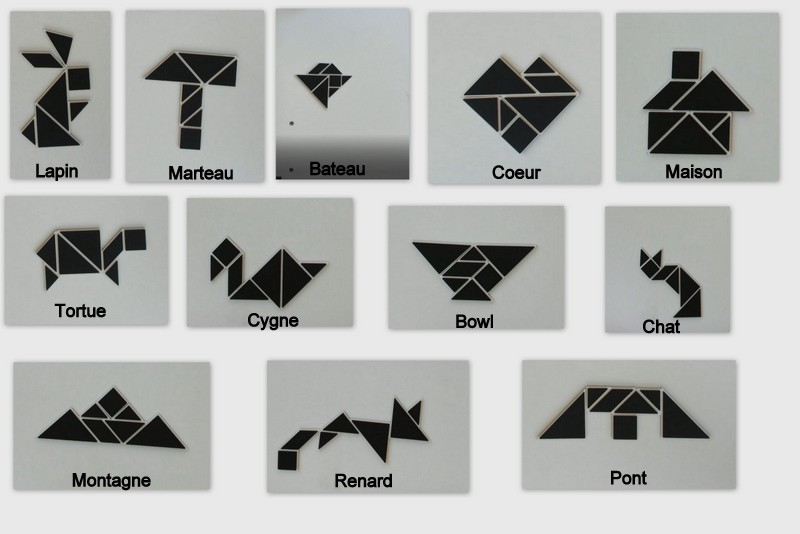
#> input picture data/Montages.jpg, 800 x 534 px
$ python -i prepro2.py   (imports and definitions only)
#> lines starting #> are read from the running program, lines starting #| are printed output that depends on the picture; after the words box and inside, x2 and y2 are one past the last pixel; in counts of white or black regions, pixels touching at a corner belong together
#> further down, picture is the input picture: shape (534, 800, 3); mean B, G, R 175.2, 177.5, 175.9
import numpy as np
import os
import cv2
import imutils
from tangram_app.find_corner import *

# [11 lines left out: function detect_black_color, not called in this run]

def detect_white_color(img):
    # img : OpenCV image
    hsv = cv2.cvtColor(img, cv2.COLOR_BGR2HSV)
#> hsv: shape (534, 800, 3); mean H, S, V 36.4, 8.6, 177.7

    # define range of white color in HSV
    # change it according to your need !
    lower_white = np.array([0,0,168], dtype=np.uint8)
    upper_white = np.array([172,111,255], dtype=np.uint8)

    # Threshold the HSV image to get only white colors
    mask = cv2.inRange(hsv, lower_white, upper_white)
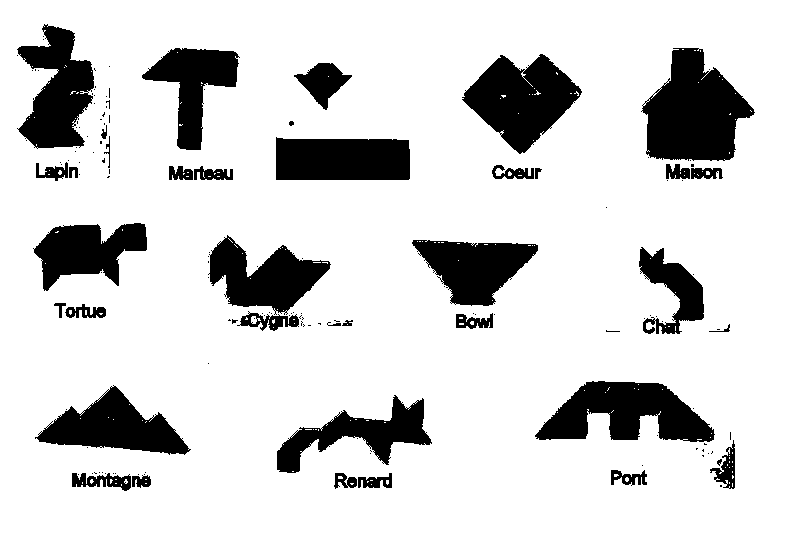
#> mask: shape (534, 800); 83.3% white; 148 black regions (110 under 20 px), largest, box (x1, y1, x2, y2) and area: (641, 48, 755, 161) 8249, (462, 54, 582, 154) 6712, (535, 381, 715, 442) 6633
    # Bitwise-AND mask and original image
    res = cv2.bitwise_and(img,img, mask= mask)
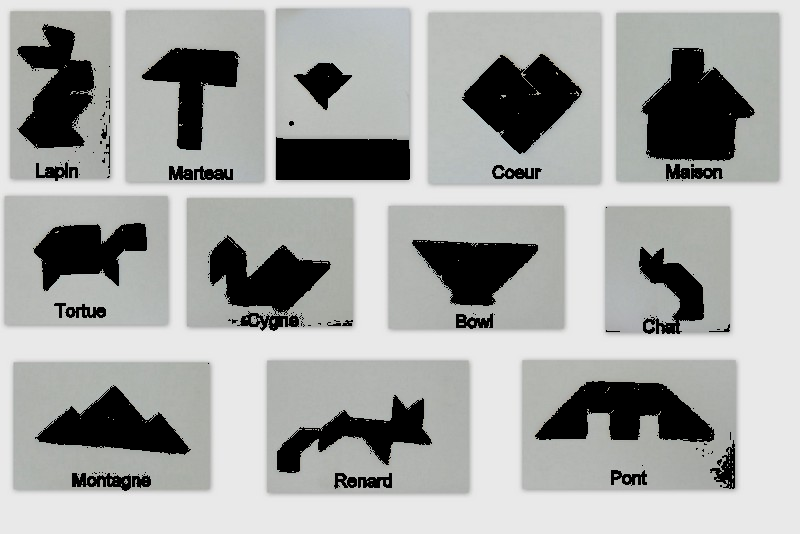
#> res: shape (534, 800, 3); mean B, G, R 165.1, 166.8, 165.4

    return mask

# [201 lines left out: functions preprocess_img_nono, preprocess_img_original, extract_triangles_squares, contour_intersect, blur_test, blur and 4 more, not called in this run]

>>> import cv2
>>> picture = cv2.imread('../data/Montages.jpg')
>>> result = detect_white_color(picture)
